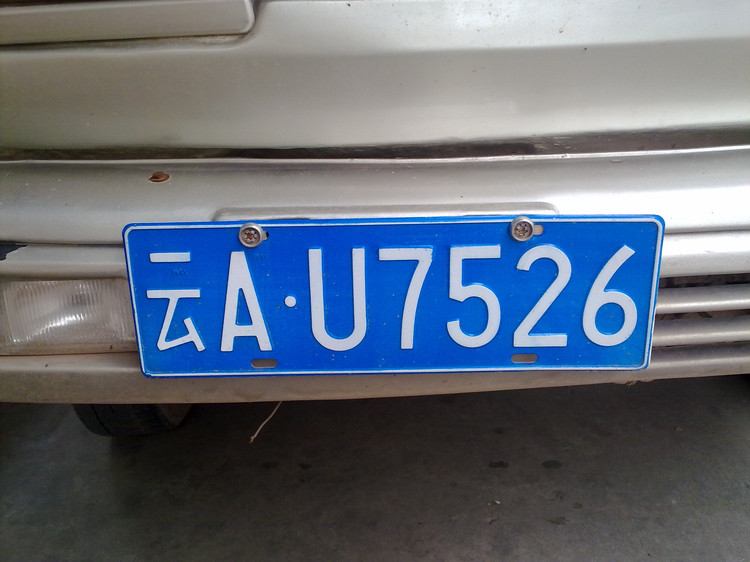
%> input picture 大作业/III/云AU7526.jpg, 750 x 562 px
$ octave yunAU7526.m   (GNU Octave 9; MATLAB toolbox functions it lacks are replaced by stand-ins)
%> lines starting %> are read from the running program, lines starting %| are printed output that depends on the picture; in (x1, y1, x2, y2) boxes, pixels count from 0 and x2, y2 are one past the last pixel; in counts of white or black regions, pixels touching at a corner belong together; the program's own positions count from 1
close all
clc
[fn,pn,fi]=uigetfile('III/云AU7526.jpg')
%> the answer given: 云AU7526.jpg
YuanShi=imread([pn fn]);%输入原始图像
%> YuanShi is the input picture: size 562x750x3 uint8; mean R, G, B 98.4, 107.4, 120.8
figure(1);subplot(3,2,1),imshow(YuanShi),title('原始图像');
%1、图像预处理
YuanShiHuiDu=rgb2gray(YuanShi);%转化为灰度图像
subplot(3,2,2),imshow(YuanShiHuiDu),title('灰度图像');

BianYuan=edge(YuanShiHuiDu,'canny',0.5);%Canny算子边缘检测
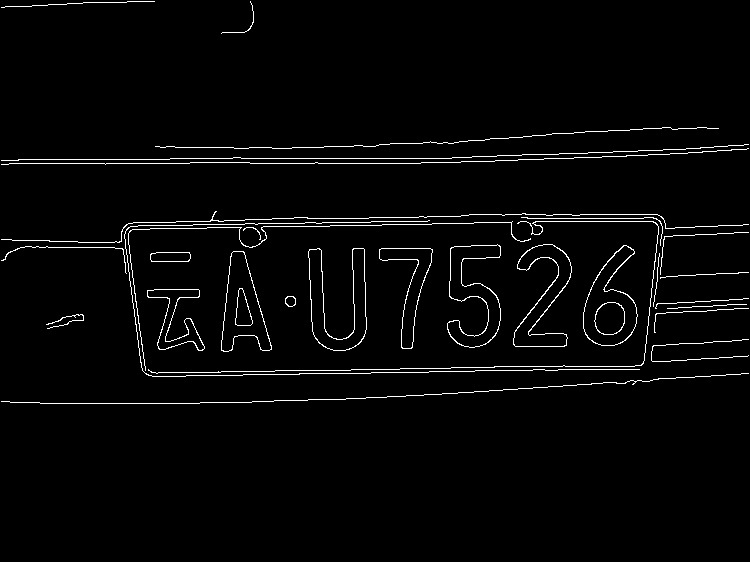
%> BianYuan: size 562x750 logical; 2.5% white in thin lines or dots, all inside (x1, y1, x2, y2) = (1, 1, 749, 404)
subplot(3,2,3),imshow(BianYuan),title('Canny算子边缘检测后图像');

se1=[1;1;1]; %线型结构元素
FuShi=imerode(BianYuan,se1);    %腐蚀图像
%> FuShi: size 562x750 logical; 0.36% white in thin lines or dots, all inside (x1, y1, x2, y2) = (5, 6, 666, 370)
subplot(3,2,4),imshow(FuShi),title('腐蚀后边缘图像');

se2=strel('rectangle',[25,25]); %矩形结构元素
TianChong=imclose(FuShi,se2);%图像聚类、填充图像
%> TianChong: size 562x750 logical; 3.9% white; 21 white regions (12 under 20 px), largest, box (x1, y1, x2, y2) and area: (121, 228, 272, 370) 6217, (545, 221, 666, 360) 4418, (401, 249, 463, 347) 2021
subplot(3,2,5),imshow(TianChong),title('填充后图像');

YuanShiLvBo=bwareaopen(TianChong,2000);%从对象中移除面积小于2000的小对象
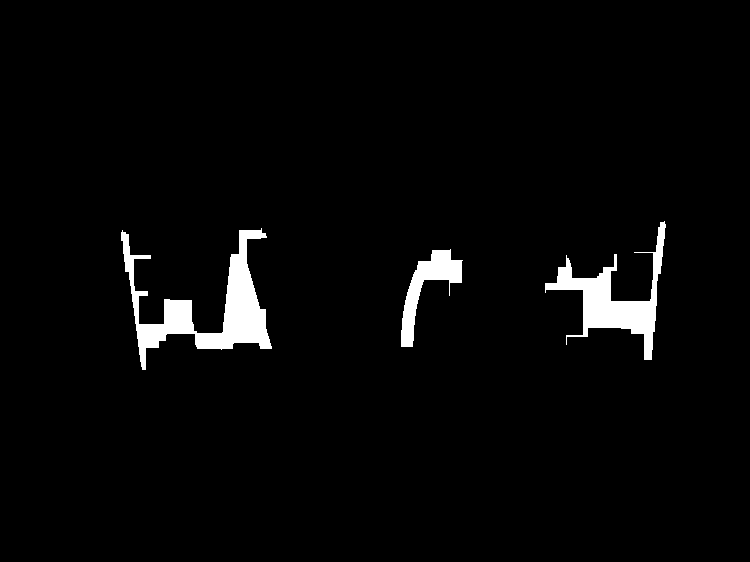
%> YuanShiLvBo: size 562x750 logical; 3% white; 3 white regions, box (x1, y1, x2, y2) and area: (121, 228, 272, 370) 6217, (545, 221, 666, 360) 4418, (401, 249, 463, 347) 2021
figure(2);
subplot(2,2,1),imshow(YuanShiLvBo),title('形态滤波后图像');
%2、车牌定位
[y,x]=size(YuanShiLvBo);%size函数将数组的行数返回到第一个输出变量，将数组的列数返回到第二个输出变量
%> y = 562; x = 750
YuCuDingWei=double(YuanShiLvBo);
%2.1、车牌粗定位之一确定行的起始位置和终止位置
%找出行累计和最大行，然后从累计和最大行开始索引
%自增自减来找到行起始/终止位置
Y1=zeros(y,1);%产生y行1列全零数组
for i=1:y
    for j=1:x
        if(YuCuDingWei(i,j)==1)
            Y1(i,1)= Y1(i,1)+1;%白色像素点统计
        end
    end
end
%> after the loop, Y1 = 562 values, max 186 at index 325, min 0 at index 1, mean 22.52
[temp,MaxY]=max(Y1);%Y方向车牌区域确定。返回行向量temp和MaxY，temp向量记录Y1的每列的最大值，MaxY向量记录Y1每列最大值的行号
%> temp = 186; MaxY = 325
subplot(2,2,2),plot(0:y-1,Y1),title('原图行方向像素点值累计和'),xlabel('行值'),ylabel('像素');
PY1=MaxY;
%> PY1 = 325
while ((Y1(PY1,1)>=50)&&(PY1>1))
        PY1=PY1-1;
end
%> this loop made 71 passes
%> PY1 on passes 1 to 12: 324, 323, 322, 321, 320, 319, 318, 317, 316, 315, 314, 313
%> after the loop, PY1 = 254
PY2=MaxY;
%> PY2 = 325
while ((Y1(PY2,1)>=50)&&(PY2<y))
        PY2=PY2+1;
end
%> this loop made 25 passes
IY=YuanShi(PY1:PY2,:,:);
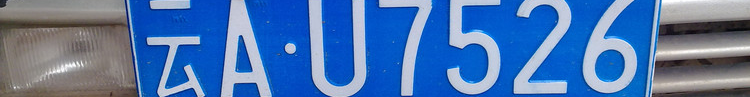
%> IY: size 97x750x3 uint8; mean R, G, B 78.4, 118.1, 174.4
%2.2、车牌粗定位之二确定列的起始位置和终止位置
%找出列累计和最大列，然后从累计和最大列开始索引
%自增自减来找到列起始/终止位置
X1=zeros(1,x);%产生1行x列全零数组
for j=1:x
    for i=PY1:PY2
        if(YuCuDingWei(i,j,1)==1)
                X1(1,j)= X1(1,j)+1;
         end
    end
end
%> after the loop, X1 = 750 values, max 95 at index 232, min 0 at index 1, mean 15.57
subplot(2,2,4),plot(0:x-1,X1),title('原图列方向像素点值累计和'),xlabel('列值'),ylabel('像数');
PX1=1;
while ((X1(1,PX1)<3)&&(PX1<x))
       PX1=PX1+1;
end
%> this loop made 124 passes
%> after the loop, PX1 = 125
PX3=x;
%> PX3 = 750
while ((X1(1,PX3)<3)&&(PX3>PX1))
        PX3=PX3-1;
end
%> this loop made 87 passes
%> PX3 on passes 1 to 12: 749, 748, 747, 746, 745, 744, 743, 742, 741, 740, 739, 738
%> after the loop, PX3 = 663
CuDingWei=YuanShi(PY1:PY2,PX1:PX3,:);
subplot(2,2,3),imshow(CuDingWei),title('粗定位后的彩色车牌图像')
%> after `title('粗定位后的彩色车牌图像')`:
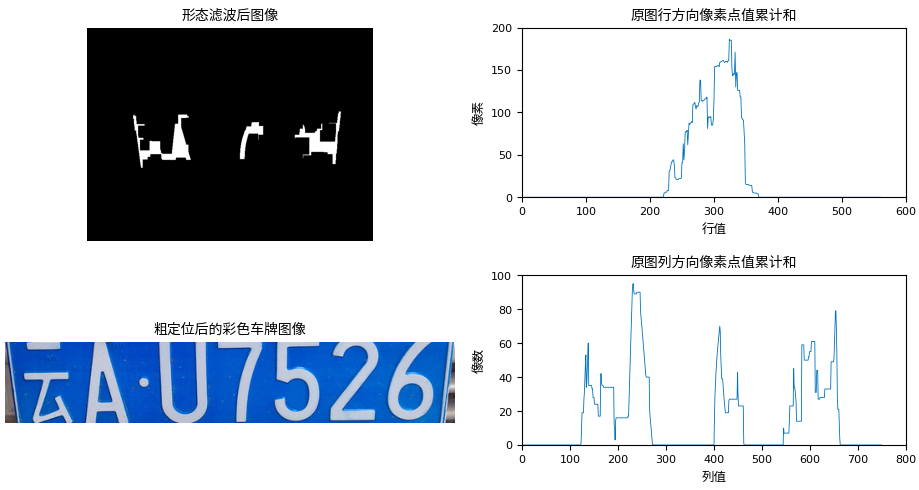
%> figure redrawn from the program's plot data, 4 panels
%2.3、车牌精定位之一预处理
CuDingWei(:, :, 3) = CuDingWei(:, :, 1);
CuDingWei(:, :, 2) = CuDingWei(:, :, 1);
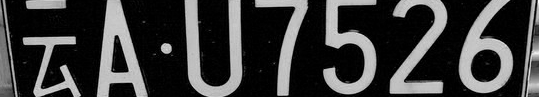
%> CuDingWei: size 97x539x3 uint8; min 0, max 255, mean 59.7
figure
imshow(CuDingWei)
CuDingWeiHuiDu=rgb2gray(CuDingWei); %将RGB图像转化为灰度图像

CuDingWeiErZhi = im2bw(CuDingWeiHuiDu,0);
%> CuDingWeiErZhi: size 97x539 logical; 77.9% white; black in thin lines or dots
[W, H] = size(CuDingWeiErZhi);
%> W = 97; H = 539
CuDingWeiErZhi = zeros([W + 20, H + 20]);
delta = 0;
for i = 1 : W
    for j = 1 : H
        if CuDingWei(i, j, 1) + CuDingWei(i, j, 2) >= 180
            CuDingWeiErZhi(i + delta, j + delta) = 0;
        else
            CuDingWeiErZhi(i + delta, j + delta) = 1;
        end
    end
end
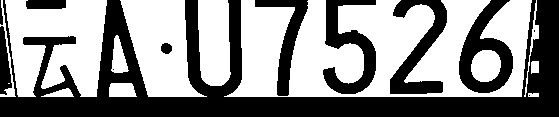
%> CuDingWeiErZhi: size 117x559 double; values 0 (black) and 1 (white), 55.1% white; 12 black regions (3 under 20 px), largest, box (x1, y1, x2, y2) and area: (0, 0, 559, 117) 20253, (459, 0, 513, 93) 2286, (323, 0, 376, 94) 2176
figure(3);
subplot(2,2,1),imshow(CuDingWeiErZhi),title('粗定位的二值车牌图像')%DingWei
%2.4、车牌精定位之二去除边框干扰
[r,s]=size(CuDingWeiErZhi);%size函数将数组的行数返回到第一个输出变量，将数组的列数返回到第二个输出变量
%> r = 117; s = 559
YuJingDingWei=double(CuDingWeiErZhi);%;CuDingWeiErZhi
X2=zeros(1,s);%产生1行s列全零数组
for i=1:r
    for j=1:s
        if(YuJingDingWei(i,j)==1)
            X2(1,j)= X2(1,j)+1;%白色像素点统计
        end
    end
end
%> after the loop, X2 = 559 values, max 97 at index 19, min 0 at index 108, mean 64.52
[temp,MaxX]=max(X2);
%> temp = 97; MaxX = 19
subplot(2,2,2),plot(0:s-1,X2),title('粗定位车牌图像列方向像素点值累计和'),xlabel('列值'),ylabel('像素');
%2.4.1、去除左侧边框干扰
[g,h]=size(YuJingDingWei);
%> g = 117; h = 559
ZuoKuanDu=0;YouKuanDu=0;KuanDuYuZhi=5;
while sum(YuJingDingWei(:,ZuoKuanDu+1))~=0
    ZuoKuanDu=ZuoKuanDu+1;
end
%> this loop made 107 passes
%> after the loop, ZuoKuanDu = 107
if ZuoKuanDu<KuanDuYuZhi   % 认为是左侧干扰
    YuJingDingWei(:,[1:ZuoKuanDu])=0;%给图像d中1到KuanDu宽度间的点赋值为零
    YuJingDingWei=QieGe(YuJingDingWei); %值为零的点会被切割
end
subplot(2,2,3),imshow(YuJingDingWei),title('去除左侧边框的二值车牌图像')
%> after `title('去除左侧边框的二值车牌图像')`:
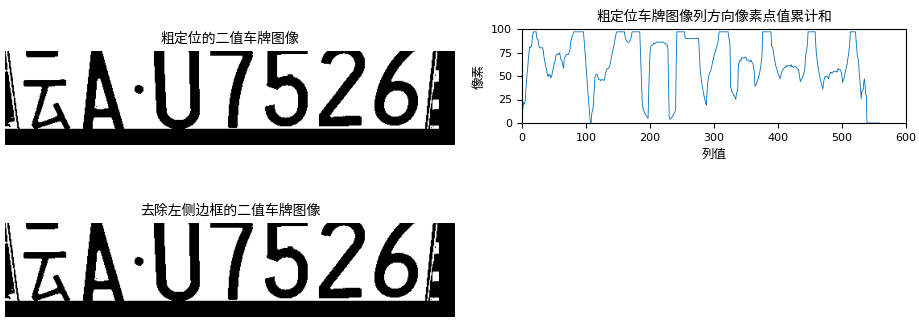
%> figure redrawn from the program's plot data, 3 panels
%2.4.1、去除右侧边框干扰
[e,f]=size(YuJingDingWei);%上一步裁剪了一次，所以需要再次获取图像大小
%> e = 117; f = 559
d=f;
%> d = 559
while sum(YuJingDingWei(:,d-1))~=0
    YouKuanDu=YouKuanDu+1;
    d=d-1;
end
%> this loop made 0 passes
%> after the loop, YouKuanDu = 0
if YouKuanDu<KuanDuYuZhi   % 认为是右侧干扰
    YuJingDingWei(:,[(f-YouKuanDu):f])=0;%
%> (the run ends here)
